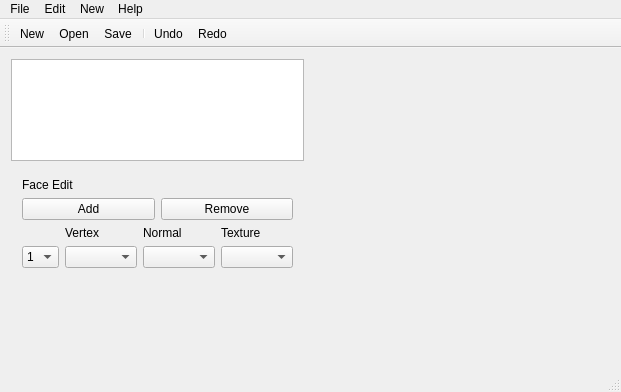
<?xml version="1.0" encoding="UTF-8"?>
<ui version="4.0">
 <class>MainWindow</class>
 <widget class="QMainWindow" name="MainWindow">
  <property name="geometry">
   <rect>
    <x>0</x>
    <y>0</y>
    <width>581</width>
    <height>380</height>
   </rect>
  </property>
  <property name="windowTitle">
   <string>MainWindow</string>
  </property>
  <widget class="QWidget" name="centralWidget">
   <layout class="QHBoxLayout" name="horizontalLayout">
    <item>
     <layout class="QVBoxLayout" name="verticalLayout_8">
      <item>
       <widget class="QTreeWidget" name="modelList">
        <property name="sizePolicy">
         <sizepolicy hsizetype="Preferred" vsizetype="Expanding">
          <horstretch>0</horstretch>
          <verstretch>0</verstretch>
         </sizepolicy>
        </property>
        <attribute name="headerVisible">
         <bool>false</bool>
        </attribute>
        <attribute name="headerDefaultSectionSize">
         <number>100</number>
        </attribute>
        <column>
         <property name="text">
          <string notr="true">1</string>
         </property>
        </column>
       </widget>
      </item>
      <item>
       <widget class="QStackedWidget" name="modelEditWidgets">
        <property name="sizePolicy">
         <sizepolicy hsizetype="Preferred" vsizetype="Maximum">
          <horstretch>0</horstretch>
          <verstretch>0</verstretch>
         </sizepolicy>
        </property>
        <property name="currentIndex">
         <number>7</number>
        </property>
        <widget class="QWidget" name="emptyPage">
         <layout class="QVBoxLayout" name="verticalLayout">
          <item>
           <widget class="QLabel" name="label_15">
            <property name="text">
             <string>Select one item from above.</string>
            </property>
           </widget>
          </item>
          <item>
           <spacer name="verticalSpacer">
            <property name="orientation">
             <enum>Qt::Vertical</enum>
            </property>
            <property name="sizeHint" stdset="0">
             <size>
              <width>20</width>
              <height>154</height>
             </size>
            </property>
           </spacer>
          </item>
         </layout>
        </widget>
        <widget class="QWidget" name="objectPage">
         <layout class="QVBoxLayout" name="verticalLayout_7">
          <item>
           <widget class="QLabel" name="label_16">
            <property name="text">
             <string>Object Edit</string>
            </property>
           </widget>
          </item>
          <item>
           <layout class="QHBoxLayout" name="horizontalLayout_3">
            <item>
             <widget class="QPushButton" name="objectAdd">
              <property name="text">
               <string>Add</string>
              </property>
             </widget>
            </item>
            <item>
             <widget class="QPushButton" name="objectRemove">
              <property name="text">
               <string>Remove</string>
              </property>
             </widget>
            </item>
           </layout>
          </item>
          <item>
           <layout class="QFormLayout" name="formLayout">
            <item row="0" column="0">
             <widget class="QLabel" name="label">
              <property name="text">
               <string>Object Name</string>
              </property>
             </widget>
            </item>
            <item row="0" column="1">
             <widget class="QLineEdit" name="objectName"/>
            </item>
            <item row="1" column="0">
             <widget class="QLabel" name="label_2">
              <property name="text">
               <string>Material</string>
              </property>
             </widget>
            </item>
            <item row="2" column="0">
             <widget class="QLabel" name="label_3">
              <property name="text">
               <string>Texture</string>
              </property>
             </widget>
            </item>
            <item row="2" column="1">
             <widget class="QLineEdit" name="objectTexture"/>
            </item>
            <item row="1" column="1">
             <widget class="QComboBox" name="objectMaterial"/>
            </item>
           </layout>
          </item>
          <item>
           <spacer name="verticalSpacer_2">
            <property name="orientation">
             <enum>Qt::Vertical</enum>
            </property>
            <property name="sizeHint" stdset="0">
             <size>
              <width>20</width>
              <height>40</height>
             </size>
            </property>
           </spacer>
          </item>
         </layout>
        </widget>
        <widget class="QWidget" name="materialPage">
         <layout class="QVBoxLayout" name="verticalLayout_9">
          <item>
           <widget class="QLabel" name="label_17">
            <property name="text">
             <string>Material Edit</string>
            </property>
           </widget>
          </item>
          <item>
           <layout class="QHBoxLayout" name="horizontalLayout_4">
            <item>
             <widget class="QPushButton" name="materialAdd">
              <property name="text">
               <string>Add</string>
              </property>
             </widget>
            </item>
            <item>
             <widget class="QPushButton" name="materialRemove">
              <property name="text">
               <string>Remove</string>
              </property>
             </widget>
            </item>
           </layout>
          </item>
          <item>
           <widget class="QComboBox" name="materialType">
            <item>
             <property name="text">
              <string>Emission</string>
             </property>
            </item>
            <item>
             <property name="text">
              <string>Diffuse</string>
             </property>
            </item>
            <item>
             <property name="text">
              <string>Specular</string>
             </property>
            </item>
            <item>
             <property name="text">
              <string>Shininess</string>
             </property>
            </item>
           </widget>
          </item>
          <item>
           <widget class="QSlider" name="materialRed">
            <property name="orientation">
             <enum>Qt::Horizontal</enum>
            </property>
           </widget>
          </item>
          <item>
           <widget class="QSlider" name="materialGreen">
            <property name="orientation">
             <enum>Qt::Horizontal</enum>
            </property>
           </widget>
          </item>
          <item>
           <widget class="QSlider" name="materialBlue">
            <property name="orientation">
             <enum>Qt::Horizontal</enum>
            </property>
           </widget>
          </item>
          <item>
           <widget class="QSlider" name="materialAlpha">
            <property name="orientation">
             <enum>Qt::Horizontal</enum>
            </property>
           </widget>
          </item>
          <item>
           <spacer name="verticalSpacer_3">
            <property name="orientation">
             <enum>Qt::Vertical</enum>
            </property>
            <property name="sizeHint" stdset="0">
             <size>
              <width>20</width>
              <height>40</height>
             </size>
            </property>
           </spacer>
          </item>
         </layout>
        </widget>
        <widget class="QWidget" name="vertexPage">
         <layout class="QVBoxLayout" name="verticalLayout_10">
          <item>
           <widget class="QLabel" name="label_18">
            <property name="text">
             <string>Vertex Edit</string>
            </property>
           </widget>
          </item>
          <item>
           <layout class="QHBoxLayout" name="horizontalLayout_5">
            <item>
             <widget class="QPushButton" name="vertexAdd">
              <property name="text">
               <string>Add</string>
              </property>
             </widget>
            </item>
            <item>
             <widget class="QPushButton" name="vertexRemove">
              <property name="text">
               <string>Remove</string>
              </property>
             </widget>
            </item>
           </layout>
          </item>
          <item>
           <layout class="QFormLayout" name="formLayout_2">
            <item row="0" column="1">
             <widget class="QDoubleSpinBox" name="vertexX">
              <property name="decimals">
               <number>6</number>
              </property>
              <property name="minimum">
               <double>-9999.000000000000000</double>
              </property>
              <property name="maximum">
               <double>9999.000000000000000</double>
              </property>
             </widget>
            </item>
            <item row="1" column="1">
             <widget class="QDoubleSpinBox" name="vertexY">
              <property name="decimals">
               <number>6</number>
              </property>
              <property name="minimum">
               <double>-9999.000000000000000</double>
              </property>
              <property name="maximum">
               <double>9999.000000000000000</double>
              </property>
             </widget>
            </item>
            <item row="2" column="1">
             <widget class="QDoubleSpinBox" name="vertexZ">
              <property name="decimals">
               <number>6</number>
              </property>
              <property name="minimum">
               <double>-9999.000000000000000</double>
              </property>
              <property name="maximum">
               <double>9999.000000000000000</double>
              </property>
             </widget>
            </item>
            <item row="0" column="0">
             <widget class="QLabel" name="label_4">
              <property name="text">
               <string>x</string>
              </property>
             </widget>
            </item>
            <item row="1" column="0">
             <widget class="QLabel" name="label_5">
              <property name="text">
               <string>y</string>
              </property>
             </widget>
            </item>
            <item row="2" column="0">
             <widget class="QLabel" name="label_6">
              <property name="text">
               <string>z</string>
              </property>
             </widget>
            </item>
           </layout>
          </item>
          <item>
           <spacer name="verticalSpacer_4">
            <property name="orientation">
             <enum>Qt::Vertical</enum>
            </property>
            <property name="sizeHint" stdset="0">
             <size>
              <width>20</width>
              <height>40</height>
             </size>
            </property>
           </spacer>
          </item>
         </layout>
        </widget>
        <widget class="QWidget" name="pivotPage">
         <layout class="QVBoxLayout" name="verticalLayout_2">
          <item>
           <layout class="QHBoxLayout" name="horizontalLayout_9">
            <item>
             <widget class="QPushButton" name="pushButton">
              <property name="text">
               <string>PushButton</string>
              </property>
             </widget>
            </item>
            <item>
             <widget class="QPushButton" name="pushButton_2">
              <property name="text">
               <string>PushButton</string>
              </property>
             </widget>
            </item>
           </layout>
          </item>
          <item>
           <layout class="QHBoxLayout" name="horizontalLayout_11">
            <item>
             <widget class="QDoubleSpinBox" name="doubleSpinBox_3"/>
            </item>
            <item>
             <widget class="QDoubleSpinBox" name="doubleSpinBox_2"/>
            </item>
            <item>
             <widget class="QDoubleSpinBox" name="doubleSpinBox"/>
            </item>
           </layout>
          </item>
          <item>
           <layout class="QHBoxLayout" name="horizontalLayout_10">
            <item>
             <widget class="QDial" name="dial_2"/>
            </item>
            <item>
             <widget class="QDial" name="dial"/>
            </item>
           </layout>
          </item>
         </layout>
        </widget>
        <widget class="QWidget" name="normalPage">
         <layout class="QVBoxLayout" name="verticalLayout_11">
          <item>
           <widget class="QLabel" name="label_19">
            <property name="text">
             <string>Normal Edit</string>
            </property>
           </widget>
          </item>
          <item>
           <layout class="QHBoxLayout" name="horizontalLayout_6">
            <item>
             <widget class="QPushButton" name="normalAdd">
              <property name="text">
               <string>Add</string>
              </property>
             </widget>
            </item>
            <item>
             <widget class="QPushButton" name="normalRemove">
              <property name="text">
               <string>Remove</string>
              </property>
             </widget>
            </item>
           </layout>
          </item>
          <item>
           <layout class="QHBoxLayout" name="horizontalLayout_2">
            <item>
             <widget class="QDial" name="normalAlpha">
              <property name="sizePolicy">
               <sizepolicy hsizetype="Preferred" vsizetype="Preferred">
                <horstretch>0</horstretch>
                <verstretch>0</verstretch>
               </sizepolicy>
              </property>
              <property name="minimum">
               <number>0</number>
              </property>
              <property name="maximum">
               <number>360</number>
              </property>
              <property name="sliderPosition">
               <number>0</number>
              </property>
              <property name="tracking">
               <bool>true</bool>
              </property>
              <property name="orientation">
               <enum>Qt::Horizontal</enum>
              </property>
              <property name="invertedAppearance">
               <bool>false</bool>
              </property>
              <property name="invertedControls">
               <bool>false</bool>
              </property>
              <property name="wrapping">
               <bool>true</bool>
              </property>
              <property name="notchTarget">
               <double>15.000000000000000</double>
              </property>
              <property name="notchesVisible">
               <bool>true</bool>
              </property>
             </widget>
            </item>
            <item>
             <widget class="QDial" name="normalTheta">
              <property name="maximum">
               <number>360</number>
              </property>
              <property name="wrapping">
               <bool>true</bool>
              </property>
              <property name="notchTarget">
               <double>15.000000000000000</double>
              </property>
              <property name="notchesVisible">
               <bool>true</bool>
              </property>
             </widget>
            </item>
           </layout>
          </item>
          <item>
           <spacer name="verticalSpacer_5">
            <property name="orientation">
             <enum>Qt::Vertical</enum>
            </property>
            <property name="sizeHint" stdset="0">
             <size>
              <width>20</width>
              <height>40</height>
             </size>
            </property>
           </spacer>
          </item>
         </layout>
        </widget>
        <widget class="QWidget" name="texturePage">
         <layout class="QVBoxLayout" name="verticalLayout_12">
          <item>
           <widget class="QLabel" name="label_20">
            <property name="text">
             <string>Texture Coordinate Edit</string>
            </property>
           </widget>
          </item>
          <item>
           <layout class="QHBoxLayout" name="horizontalLayout_7">
            <item>
             <widget class="QPushButton" name="textureAdd">
              <property name="text">
               <string>Add</string>
              </property>
             </widget>
            </item>
            <item>
             <widget class="QPushButton" name="textureRemove">
              <property name="text">
               <string>Remove</string>
              </property>
             </widget>
            </item>
           </layout>
          </item>
          <item>
           <layout class="QFormLayout" name="formLayout_4">
            <property name="fieldGrowthPolicy">
             <enum>QFormLayout::AllNonFixedFieldsGrow</enum>
            </property>
            <item row="1" column="1">
             <widget class="QDoubleSpinBox" name="textureU">
              <property name="decimals">
               <number>10</number>
              </property>
              <property name="maximum">
               <double>1.000000000000000</double>
              </property>
              <property name="singleStep">
               <double>0.000100000000000</double>
              </property>
             </widget>
            </item>
            <item row="2" column="1">
             <widget class="QDoubleSpinBox" name="textureV">
              <property name="decimals">
               <number>10</number>
              </property>
              <property name="maximum">
               <double>1.000000000000000</double>
              </property>
              <property name="singleStep">
               <double>0.000100000000000</double>
              </property>
             </widget>
            </item>
            <item row="1" column="0">
             <widget class="QLabel" name="label_7">
              <property name="text">
               <string>u</string>
              </property>
             </widget>
            </item>
            <item row="2" column="0">
             <widget class="QLabel" name="label_8">
              <property name="text">
               <string>v</string>
              </property>
             </widget>
            </item>
           </layout>
          </item>
          <item>
           <widget class="QLabel" name="textureDisplay">
            <property name="sizePolicy">
             <sizepolicy hsizetype="Fixed" vsizetype="Fixed">
              <horstretch>0</horstretch>
              <verstretch>0</verstretch>
             </sizepolicy>
            </property>
            <property name="minimumSize">
             <size>
              <width>64</width>
              <height>64</height>
             </size>
            </property>
            <property name="text">
             <string/>
            </property>
           </widget>
          </item>
          <item>
           <spacer name="verticalSpacer_6">
            <property name="orientation">
             <enum>Qt::Vertical</enum>
            </property>
            <property name="sizeHint" stdset="0">
             <size>
              <width>20</width>
              <height>40</height>
             </size>
            </property>
           </spacer>
          </item>
         </layout>
        </widget>
        <widget class="QWidget" name="facePage">
         <layout class="QVBoxLayout" name="verticalLayout_13">
          <item>
           <widget class="QLabel" name="label_21">
            <property name="text">
             <string>Face Edit</string>
            </property>
           </widget>
          </item>
          <item>
           <layout class="QHBoxLayout" name="horizontalLayout_8">
            <item>
             <widget class="QPushButton" name="faceAdd">
              <property name="text">
               <string>Add</string>
              </property>
             </widget>
            </item>
            <item>
             <widget class="QPushButton" name="faceRemove">
              <property name="text">
               <string>Remove</string>
              </property>
             </widget>
            </item>
           </layout>
          </item>
          <item>
           <layout class="QGridLayout" name="gridLayout">
            <item row="1" column="1">
             <widget class="QComboBox" name="faceVertex"/>
            </item>
            <item row="1" column="2">
             <widget class="QComboBox" name="faceNormal"/>
            </item>
            <item row="1" column="3">
             <widget class="QComboBox" name="faceTexture"/>
            </item>
            <item row="0" column="1">
             <widget class="QLabel" name="label_9">
              <property name="text">
               <string>Vertex</string>
              </property>
             </widget>
            </item>
            <item row="0" column="2">
             <widget class="QLabel" name="label_10">
              <property name="text">
               <string>Normal</string>
              </property>
             </widget>
            </item>
            <item row="0" column="3">
             <widget class="QLabel" name="label_11">
              <property name="text">
               <string>Texture</string>
              </property>
             </widget>
            </item>
            <item row="1" column="0">
             <widget class="QComboBox" name="faceVNumber">
              <item>
               <property name="text">
                <string>1</string>
               </property>
              </item>
              <item>
               <property name="text">
                <string>2</string>
               </property>
              </item>
              <item>
               <property name="text">
                <string>3</string>
               </property>
              </item>
             </widget>
            </item>
           </layout>
          </item>
          <item>
           <spacer name="verticalSpacer_7">
            <property name="orientation">
             <enum>Qt::Vertical</enum>
            </property>
            <property name="sizeHint" stdset="0">
             <size>
              <width>20</width>
              <height>40</height>
             </size>
            </property>
           </spacer>
          </item>
         </layout>
        </widget>
       </widget>
      </item>
     </layout>
    </item>
    <item>
     <widget class="QWidget" name="glframe" native="true">
      <property name="sizePolicy">
       <sizepolicy hsizetype="Expanding" vsizetype="Expanding">
        <horstretch>0</horstretch>
        <verstretch>0</verstretch>
       </sizepolicy>
      </property>
      <property name="minimumSize">
       <size>
        <width>300</width>
        <height>300</height>
       </size>
      </property>
     </widget>
    </item>
   </layout>
  </widget>
  <widget class="QMenuBar" name="menuBar">
   <property name="geometry">
    <rect>
     <x>0</x>
     <y>0</y>
     <width>581</width>
     <height>21</height>
    </rect>
   </property>
   <widget class="QMenu" name="menuFile">
    <property name="title">
     <string>File</string>
    </property>
    <addaction name="actionOpen"/>
    <addaction name="actionSave"/>
    <addaction name="actionNew"/>
   </widget>
   <widget class="QMenu" name="menuEdit">
    <property name="title">
     <string>Edit</string>
    </property>
    <addaction name="actionUndo"/>
    <addaction name="actionRedo"/>
   </widget>
   <widget class="QMenu" name="menuNew">
    <property name="title">
     <string>New</string>
    </property>
   </widget>
   <widget class="QMenu" name="menuHelp">
    <property name="title">
     <string>Help</string>
    </property>
   </widget>
   <addaction name="menuFile"/>
   <addaction name="menuEdit"/>
   <addaction name="menuNew"/>
   <addaction name="menuHelp"/>
  </widget>
  <widget class="QToolBar" name="mainToolBar">
   <attribute name="toolBarArea">
    <enum>TopToolBarArea</enum>
   </attribute>
   <attribute name="toolBarBreak">
    <bool>false</bool>
   </attribute>
   <addaction name="actionNew"/>
   <addaction name="actionOpen"/>
   <addaction name="actionSave"/>
   <addaction name="separator"/>
   <addaction name="actionUndo"/>
   <addaction name="actionRedo"/>
  </widget>
  <widget class="QStatusBar" name="statusBar"/>
  <action name="actionOpen">
   <property name="text">
    <string>Open</string>
   </property>
   <property name="shortcut">
    <string>Ctrl+O</string>
   </property>
  </action>
  <action name="actionSave">
   <property name="text">
    <string>Save</string>
   </property>
   <property name="shortcut">
    <string>Ctrl+S</string>
   </property>
  </action>
  <action name="actionUndo">
   <property name="text">
    <string>Undo</string>
   </property>
   <property name="shortcut">
    <string>Ctrl+Z</string>
   </property>
  </action>
  <action name="actionRedo">
   <property name="text">
    <string>Redo</string>
   </property>
   <property name="shortcut">
    <string>Ctrl+Y</string>
   </property>
  </action>
  <action name="actionNew">
   <property name="text">
    <string>New</string>
   </property>
  </action>
 </widget>
 <layoutdefault spacing="6" margin="11"/>
 <resources/>
 <connections/>
</ui>
